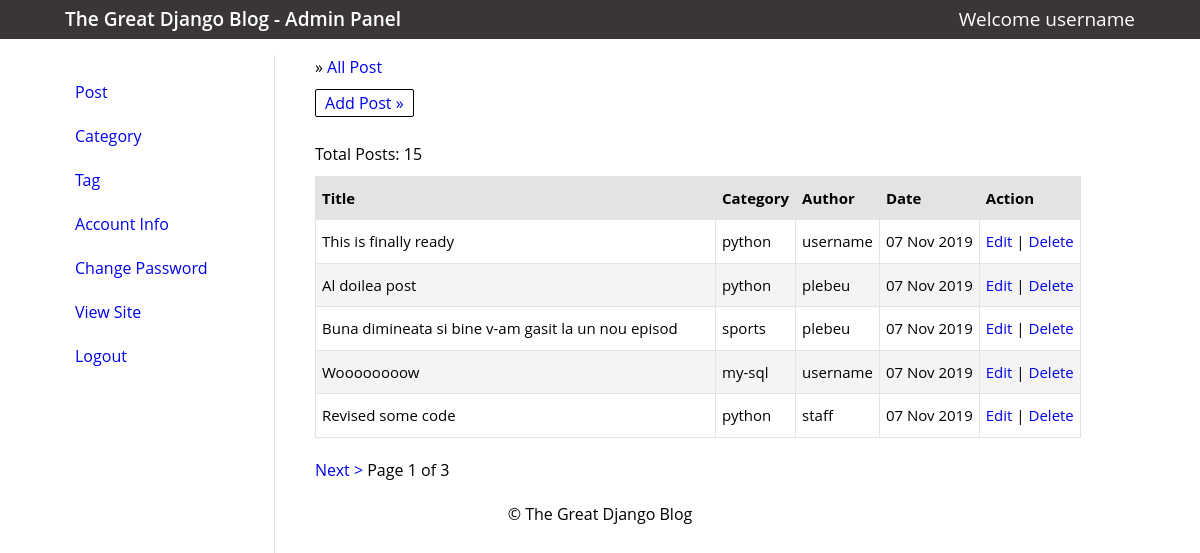
/cadmin/ (signed in), run on the app's committed database.
### myapp/models.py (models this page shows, shortened)
class Post(models.Model):
	title = models.CharField(max_length=200)
	slug = models.SlugField(unique=True,
							help_text='Slug will be generated automatically \
									   from the title of the post')
	content = RichTextUploadingField()
	pub_date = models.DateTimeField(auto_now_add=True)
	author = models.ForeignKey(Author)
	category = models.ForeignKey(Category)
	tags = models.ManyToManyField(Tag)

class Category(models.Model):
	name = models.CharField(max_length=100, unique=True)
	slug = models.SlugField(max_length=100, unique=True)
	author = models.ForeignKey(Author)
	def __str__(self):
		return self.name
	class Meta:
		verbose_name_plural = 'Categories'

class Author(models.Model):
	user = models.OneToOneField(User, null=True, blank=True)
	activation_key = models.CharField(max_length=255, default=1)
	email_validated = models.BooleanField(default=False)
	def __str__(self):
		return self.user.username

### cadmin/views.py (the view)
@login_required
def post_list(request):
	if request.user.is_superuser:
		posts = Post.objects.order_by("-id").all()
	else:
		posts = Post.objects.filter(author__user__username=request.user.username).order_by("-id")
	posts = helpers.pg_records(request, posts, 5)
	return render(request, 'cadmin/post_list.html', {'posts': posts})

### myproject/helpers.py (called while the page is built)
def pg_records(request, list, num):
    paginator = Paginator(list, num)
    page = request.GET.get('page')
    try:
        page_object = paginator.page(page)
    except PageNotAnInteger:
        page_object = paginator.page(1)
    except EmptyPage:
        page_object = paginator.page(paginator.num_pages)
    return page_object

### cadmin/templates/cadmin/post_list.html (shortened to what this page needs)
{% extends "cadmin/base_admin.html" %}
{% block main %}
    <div class="main">
        <p>&#187; <a href="{% url 'post_list' %}">All Post</a> </p>
        <p class="button"><a href="{% url 'post_add' %}">Add Post &raquo;</a></p>
        <p class="count">Total Posts: {{ posts.paginator.count }}</p>
            {% for post in posts %}
                {% if forloop.first %}
                    <table class="tbl-class">
                        <tr>
                            <th>Title</th>
                            <th>Category</th>
                            {% if request.user.is_superuser %}
                                <th>Author</th>
                            {% endif %}
                            <th>Date</th>
                            <th>Action</th>
                        </tr>
                {% endif %}
                <tr>
                    <td class="post-title" title="{{ post.title }}">{{ post.title|truncatechars:50 }}</td>
                    <td>{{ post.category }}</td>
                    {% if request.user.is_superuser %}
                        <td>{{ post.author }}</td>
                    {% endif %}
                    <td title="{{ post.pub_date }}">{{ post.pub_date|date:"d M Y" }}</td>
                    <td>
                        <a href="{% url 'post_update' post.id %}">Edit</a> |
                        <a href="{% url 'post_delete' post.id %}?next={{ request.get_full_path }}" onclick=" return confirm('Are you sure ?')">Delete</a>
                    </td>
                </tr>
                {% if forloop.last %}
                    </table>
                {% endif %}
            {% empty %}
                No Posts
            {% endfor %}
    </div>
    {% if posts %}
        <div class="pagination">
            <p>
                {% if posts.has_next %}
                    <a href="?page={{ posts.next_page_number }}">Next ></a>
                {% endif %}
                <span>Page {{ posts.number }} of {{ posts.paginator.num_pages }}</span>
            </p>
        </div>
    {% endif %}
{% endblock %}

### cadmin/templates/cadmin/base_admin.html
{% extends "cadmin/base.html" %}
{% block content %}
	<div class="header">
		<div class="section-inner clearfix">
			<h2 class="title">
				<a href="{% url 'post_list' %}">The Great Django Blog - Admin Panel</a>
			</h2>
			<div class="user-welcome">
				<p>Welcome {{ request.user.username }}</p>
			</div>
		</div>
	</div>
	<div class="content">
		<div class="section-inner">
			<div class="sidebar">
				<ul>
					<li><a href="{% url 'post_list' %}">Post</a></li>
					<li><a href="{% url 'category_list' %}">Category</a></li>
					<li><a href="{% url 'tag_list' %}">Tag</a></li>
					<li><a href="{% url 'account_info' %}">Account Info</a></li>
					<li><a href="{% url 'password_change' %}">Change Password</a></li>
					<li><a target="_blank" href="{{ request.scheme }}://{{ request.get_host }}">View Site</a></li>
					<li><a href="{% url 'logout' %}">Logout</a></li>
				</ul>
			</div>
			{% block main %}
			{% endblock %}
		</div>
	</div>
{% endblock %}

### cadmin/static/cadmin/css/style.css (style rules this page uses)
html, body, div, span, object, iframe, h1, h2, h3, h4, h5, h6, p, blockquote, pre, a, abbr, acronym, address, big, cite, code, del, dfn, em, img, ins, kbd, q, s, samp,small, strike, strong, sub, sup, tt, var, b, u, i, center, dl, dt, dd, ol, ul, li, fieldset, form, label, legend, table, caption, tbody, tfoot, thead, tr, th, td, article, aside, canvas, details, embed, figure, figcaption, footer, header, hgroup, menu, nav, output, ruby, section, summary, time, mark, audio, video { margin: 0; padding: 0; border: 0; font-size: 100%; vertical-align: baseline; }
body { line-height: 1.2; }
ul { padding-left: 1.4em; list-style: square; }
table { border-collapse: collapse; border-spacing: 0; }
body { font-family: 'Open Sans', sans-serif; font-size: 62.5%; line-height: 1.5; margin: 0 0; }
* { box-sizing: border-box; }
h2 { font-size: 19px; font-weight: 600; margin: 10px 0; }
p { margin: 10px 0px; font-size: 16px; line-height: 1.5em; }
a { text-decoration: none; }
div.section-inner { max-width: 1100px; padding: 0 15px; margin: 0 auto; }
.clearfix:after { content: ""; display: block; clear: both; }
td { padding: 2px; }
.header p { margin: 0; }
.header h2 { float: left; }
.header .user-welcome p { float: right; font-size: 19px; color: #fff; }
.header { background-color: #3a3636; padding: 5px 0; }
.header h2 { margin: 0; color: #fff; }
.sidebar ul { padding: 0; list-style-type: none; border: 1px solid; padding: 14px 9px; color: #fff; }
.sidebar ul a { display: inline-block; width: 100%; line-height: 1.5; padding: 10px 0; }
.sidebar { position: fixed; width: 210px; height: calc(100% - 113px); overflow: auto; font-size: 16px; overflow-x: hidden; color: #000; border-right: 1px solid #e3e3e3; }
.sidebar ul { list-style-type: none; }
.content { margin-top: 16px; }
.main { margin-left: 250px; font-size: 16px; }
.pagination { margin: 20px 0 20px 250px; }
table { border-collapse: collapse; font-size: 15px; margin-bottom: 20px; }
table, th, td { padding: 10px 6px; }
td.post-title { width: 400px; }
.header a { color: #fff; }
.main th { text-align: left; }
.tbl-class, .tbl-class th, .tbl-class td { border: 1px solid #e3e3e3; padding: 10px 6px; }
p.button { border: 1px solid; display: inline-block; padding: 1px 9px; margin: 0 0 15px 0; border-radius: 2px; }
.tbl-class th { background-color: #e3e3e3; }
.tbl-class tr:nth-of-type(odd) { background-color: #f5f4f4; }

### data on the page
Post: shows "Title", shows "Author", title "This is finally ready", category "python", author "username", pub_date "07 Nov 2019"
Post: title "Al doilea post", category "python", author "plebeu", pub_date "07 Nov 2019"
Post: title "Buna dimineata si bine v-am gasit la un nou episod", category "sports", author "plebeu", pub_date "07 Nov 2019"
Post: title "Woooooooow", category "my-sql", author "username", pub_date "07 Nov 2019"
Post: title "Revised some code", category "python", author "staff", pub_date "07 Nov 2019"

### other printed values
{{ request.user.username }} "username"
{{ posts.paginator.count }} "15"
{{ posts.number }} "1"
{{ posts.paginator.num_pages }} "3"
